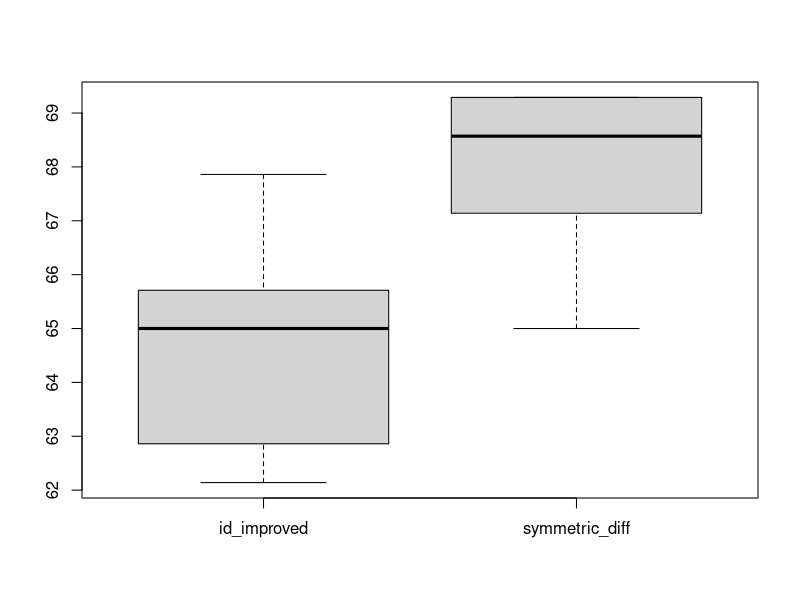
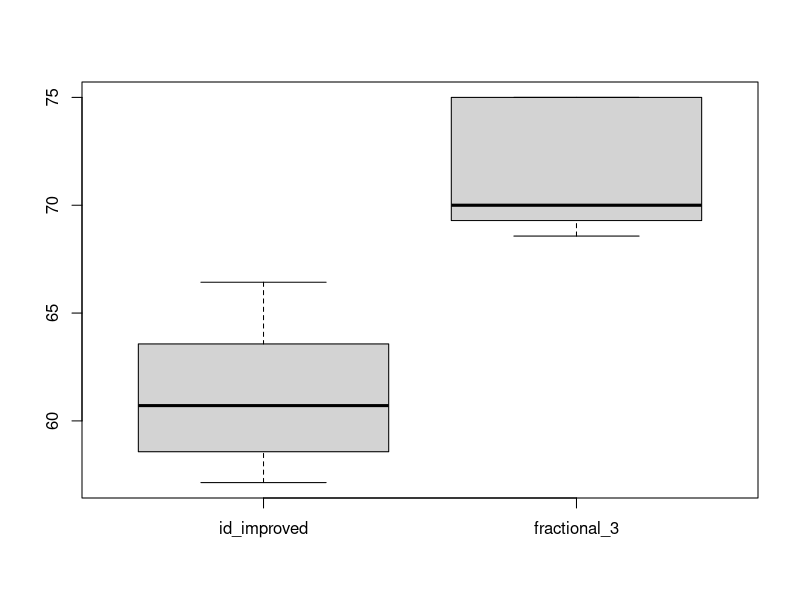
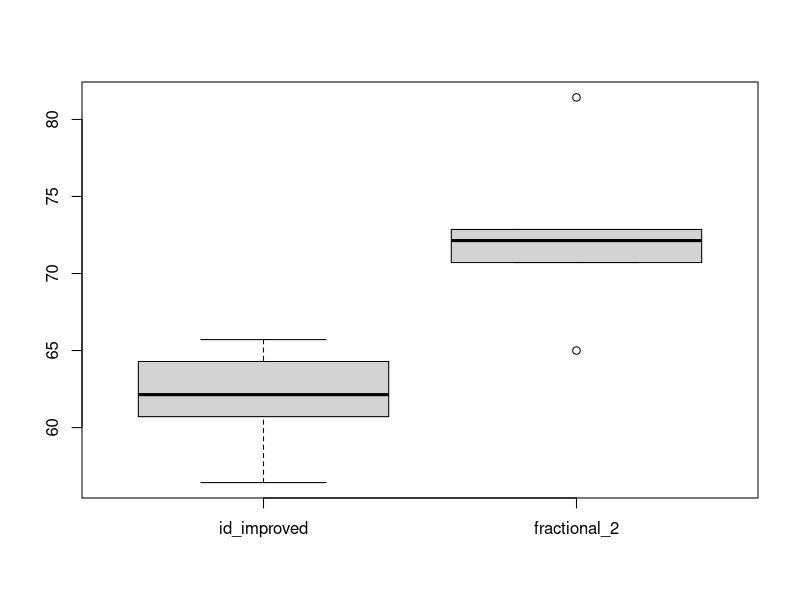
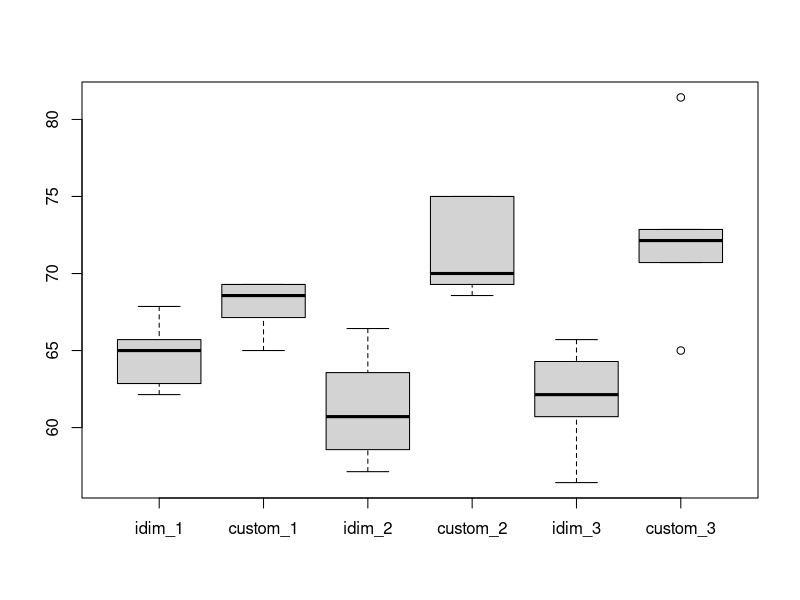

R code for these plots, in order:
# Custom function: Symetric Difference

id_improved_1 <- c(67.86, 65, 65.71, 62.86, 62.14)
custom_1 <- c(69.29, 67.14, 65.00, 69.29, 68.57)

t.test(custom_1, id_improved_1, alternative="g", conf.level = 0.95)

data <- data.frame(id_improved=id_improved_1, symmetric_diff=custom_1)
boxplot(data)

# Custom function: Fractional 3 deep

id_improved_2 <- c(58.57, 60.71, 63.57, 66.43, 57.14)
custom_2 <- c(70.00, 68.57, 69.29, 75.00, 75.00)

t.test(custom_2, id_improved_2, alternative="g", conf.level = 0.95)

data <- data.frame(id_improved=id_improved_2, fractional_3=custom_2)
boxplot(data)


t.test(custom_2, custom_1, alternative="g", conf.level = 0.95)

# Custom function: Fractional 2 deep

id_improved_3 <- c(56.43, 65.71, 60.71, 64.29, 62.14)
custom_3 <- c(70.71, 72.86, 72.14, 81.43, 65.00)

t.test(custom_3, id_improved_3, alternative="g", conf.level = 0.95)

data <- data.frame(id_improved=id_improved_3, fractional_2=custom_3)
boxplot(data)


data <- data.frame(idim_1=id_improved_1, custom_1=custom_1,
                   idim_2=id_improved_2, custom_2=custom_2,
                   idim_3=id_improved_3, custom_3=custom_3)
boxplot(data)

